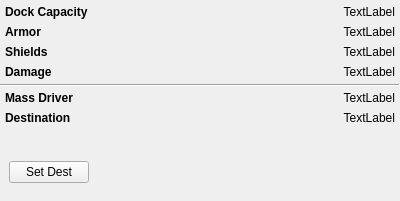
<?xml version="1.0" encoding="UTF-8"?>
<ui version="4.0">
 <class>StarbaseWidget</class>
 <widget class="QWidget" name="StarbaseWidget">
  <property name="geometry">
   <rect>
    <x>0</x>
    <y>0</y>
    <width>400</width>
    <height>201</height>
   </rect>
  </property>
  <property name="windowTitle">
   <string>Form</string>
  </property>
  <layout class="QVBoxLayout" name="verticalLayout">
   <property name="spacing">
    <number>0</number>
   </property>
   <property name="margin">
    <number>0</number>
   </property>
   <item>
    <widget class="QWidget" name="widget" native="true">
     <property name="sizePolicy">
      <sizepolicy hsizetype="Preferred" vsizetype="Minimum">
       <horstretch>0</horstretch>
       <verstretch>0</verstretch>
      </sizepolicy>
     </property>
     <layout class="QFormLayout" name="formLayout">
      <property name="fieldGrowthPolicy">
       <enum>QFormLayout::AllNonFixedFieldsGrow</enum>
      </property>
      <property name="margin">
       <number>5</number>
      </property>
      <item row="0" column="0">
       <widget class="QLabel" name="label">
        <property name="font">
         <font>
          <weight>75</weight>
          <bold>true</bold>
         </font>
        </property>
        <property name="styleSheet">
         <string notr="true"/>
        </property>
        <property name="text">
         <string>Dock Capacity</string>
        </property>
       </widget>
      </item>
      <item row="0" column="1">
       <widget class="QLabel" name="dockCapacityLabel">
        <property name="text">
         <string>TextLabel</string>
        </property>
        <property name="alignment">
         <set>Qt::AlignRight|Qt::AlignTrailing|Qt::AlignVCenter</set>
        </property>
       </widget>
      </item>
      <item row="1" column="0">
       <widget class="QLabel" name="label_3">
        <property name="font">
         <font>
          <weight>75</weight>
          <bold>true</bold>
         </font>
        </property>
        <property name="styleSheet">
         <string notr="true"/>
        </property>
        <property name="text">
         <string>Armor</string>
        </property>
       </widget>
      </item>
      <item row="1" column="1">
       <widget class="QLabel" name="armorLabel">
        <property name="text">
         <string>TextLabel</string>
        </property>
        <property name="alignment">
         <set>Qt::AlignRight|Qt::AlignTrailing|Qt::AlignVCenter</set>
        </property>
       </widget>
      </item>
      <item row="2" column="0">
       <widget class="QLabel" name="label_4">
        <property name="font">
         <font>
          <weight>75</weight>
          <bold>true</bold>
         </font>
        </property>
        <property name="text">
         <string>Shields</string>
        </property>
       </widget>
      </item>
      <item row="2" column="1">
       <widget class="QLabel" name="shieldsLabel">
        <property name="text">
         <string>TextLabel</string>
        </property>
        <property name="alignment">
         <set>Qt::AlignRight|Qt::AlignTrailing|Qt::AlignVCenter</set>
        </property>
       </widget>
      </item>
      <item row="3" column="0">
       <widget class="QLabel" name="label_10">
        <property name="font">
         <font>
          <weight>75</weight>
          <bold>true</bold>
         </font>
        </property>
        <property name="text">
         <string>Damage</string>
        </property>
       </widget>
      </item>
      <item row="3" column="1">
       <widget class="QLabel" name="damageLabel">
        <property name="text">
         <string>TextLabel</string>
        </property>
        <property name="alignment">
         <set>Qt::AlignRight|Qt::AlignTrailing|Qt::AlignVCenter</set>
        </property>
       </widget>
      </item>
     </layout>
    </widget>
   </item>
   <item>
    <widget class="QFrame" name="frame">
     <property name="minimumSize">
      <size>
       <width>0</width>
       <height>2</height>
      </size>
     </property>
     <property name="maximumSize">
      <size>
       <width>16777215</width>
       <height>2</height>
      </size>
     </property>
     <property name="frameShape">
      <enum>QFrame::Panel</enum>
     </property>
     <property name="frameShadow">
      <enum>QFrame::Sunken</enum>
     </property>
    </widget>
   </item>
   <item>
    <widget class="QWidget" name="widget_2" native="true">
     <layout class="QFormLayout" name="formLayout_2">
      <property name="margin">
       <number>5</number>
      </property>
      <item row="0" column="0">
       <widget class="QLabel" name="label_8">
        <property name="font">
         <font>
          <weight>75</weight>
          <bold>true</bold>
         </font>
        </property>
        <property name="text">
         <string>Mass Driver</string>
        </property>
       </widget>
      </item>
      <item row="1" column="0">
       <widget class="QLabel" name="label_9">
        <property name="font">
         <font>
          <weight>75</weight>
          <bold>true</bold>
         </font>
        </property>
        <property name="text">
         <string>Destination</string>
        </property>
       </widget>
      </item>
      <item row="0" column="1">
       <widget class="QLabel" name="packetSpeedLabel">
        <property name="text">
         <string>TextLabel</string>
        </property>
        <property name="alignment">
         <set>Qt::AlignRight|Qt::AlignTrailing|Qt::AlignVCenter</set>
        </property>
       </widget>
      </item>
      <item row="1" column="1">
       <widget class="QLabel" name="packetDestLabel">
        <property name="text">
         <string>TextLabel</string>
        </property>
        <property name="alignment">
         <set>Qt::AlignRight|Qt::AlignTrailing|Qt::AlignVCenter</set>
        </property>
       </widget>
      </item>
     </layout>
    </widget>
   </item>
   <item>
    <widget class="QWidget" name="widget_3" native="true">
     <layout class="QHBoxLayout" name="horizontalLayout">
      <property name="topMargin">
       <number>0</number>
      </property>
      <property name="bottomMargin">
       <number>0</number>
      </property>
      <item>
       <widget class="QPushButton" name="setDestButton">
        <property name="text">
         <string>Set Dest</string>
        </property>
       </widget>
      </item>
      <item>
       <spacer name="horizontalSpacer">
        <property name="orientation">
         <enum>Qt::Horizontal</enum>
        </property>
        <property name="sizeHint" stdset="0">
         <size>
          <width>40</width>
          <height>20</height>
         </size>
        </property>
       </spacer>
      </item>
     </layout>
    </widget>
   </item>
  </layout>
 </widget>
 <resources/>
 <connections/>
</ui>
